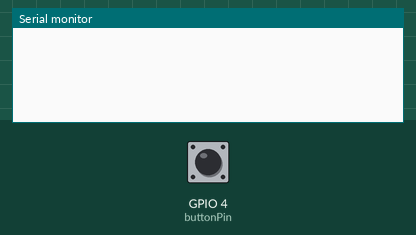
Simulated run of this sketch. Board: ESP32. Parts: the last lines printed to the serial monitor. Inputs (shaded band) come from the test bench; at power-on: GPIO 4 (buttonPin) HIGH. WiFi joins after 1.5 s; servers stay silent unless stated; I2S audio is not simulated (input reads silence); uploads are accepted with an empty reply; storage starts empty.

Above: at 1.2 s.
1.3 s: GPIO 4 (buttonPin) pulled LOW for 0.15 s
At 2.6 s:
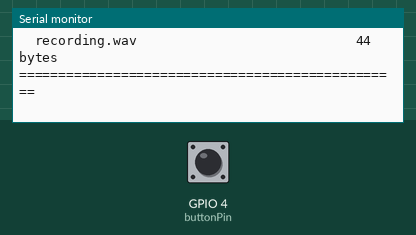
2.9 s: GPIO 4 (buttonPin) pulled LOW for 1 s
At 5.27 s:
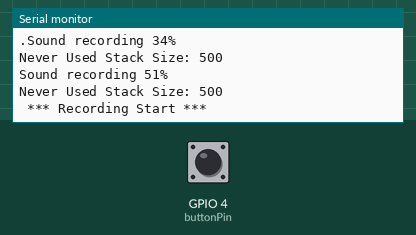
5.4 s: GPIO 4 (buttonPin) pulled LOW for 0.15 s
At 7.63 s:
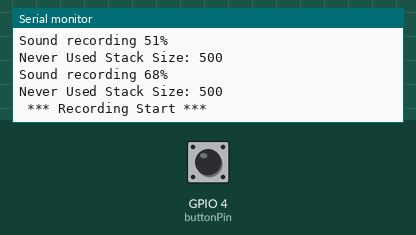
Timing chart, 0 to 9.1 s (numbered marks = the images above; inputs shaded):
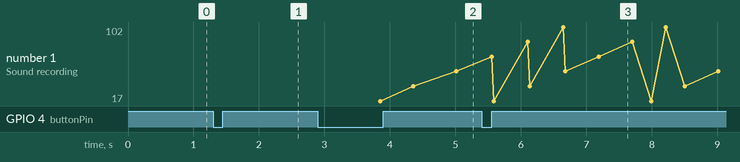

Measured:
- after the input at 1.3 s, the serial monitor: prints a new line at once (image 1)
- after the input at 2.9 s, the serial monitor: prints a new line after 2.1 s (image 2)
- after the input at 5.4 s, the serial monitor: prints a new line after 1.3 s (image 3)

The sketch:

SpeechToTextServerNoPassword.ino
```cpp
#include <driver/i2s.h>
#include <SPIFFS.h>
#include <WiFi.h>
#include <HTTPClient.h>
#include <HardwareSerial.h>

#define I2S_WS 15
#define I2S_SD 13
#define I2S_SCK 2
#define I2S_PORT I2S_NUM_0
#define I2S_SAMPLE_RATE   (16000)
#define I2S_SAMPLE_BITS   (16)
#define I2S_READ_LEN      (16 * 1024)
#define RECORD_TIME       (3) //Seconds
#define I2S_CHANNEL_NUM   (1)
#define FLASH_RECORD_SIZE (I2S_CHANNEL_NUM * I2S_SAMPLE_RATE * I2S_SAMPLE_BITS / 8 * RECORD_TIME)
const int buttonPin = 4;  // Pin where the button is connected
HardwareSerial uart(2); // Use UART2 (pins 16 and 17 on most ESP32 boards)

File file;
const char filename[] = "/recording.wav";
const int headerSize = 44;
bool isWIFIConnected;
bool buttonPressed = false;

void setup() {
  // put your setup code here, to run once:
  Serial.begin(115200);
  pinMode(buttonPin, INPUT_PULLUP);  // Configure the button pin as input with internal pull-up resistor

}

void loop() {
  if (digitalRead(buttonPin) == LOW && !buttonPressed) {
    buttonPressed = true;
    startRecording();
  } else if (digitalRead(buttonPin) == HIGH) {
    buttonPressed = false;
  }
}

void startRecording(){
  SPIFFSInit();
  i2sInit();
  xTaskCreate(i2s_adc, "i2s_adc", 1024 * 2, NULL, 1, NULL);
  delay(500);
  xTaskCreate(wifiConnect, "wifi_Connect", 4096, NULL, 0, NULL);
}

void SPIFFSInit(){
  if(!SPIFFS.begin(true)){
    Serial.println("SPIFFS initialisation failed!");
    while(1) yield();
  }

  SPIFFS.remove(filename);
  file = SPIFFS.open(filename, FILE_WRITE);
  if(!file){
    Serial.println("File is not available!");
  }

  byte header[headerSize];
  wavHeader(header, FLASH_RECORD_SIZE);

  file.write(header, headerSize);
  listSPIFFS();
}

void i2sInit(){
  i2s_config_t i2s_config = {
    .mode = (i2s_mode_t)(I2S_MODE_MASTER | I2S_MODE_RX),
    .sample_rate = I2S_SAMPLE_RATE,
    .bits_per_sample = i2s_bits_per_sample_t(I2S_SAMPLE_BITS),
    .channel_format = I2S_CHANNEL_FMT_ONLY_LEFT,
    .communication_format = i2s_comm_format_t(I2S_COMM_FORMAT_I2S | I2S_COMM_FORMAT_I2S_MSB),
    .intr_alloc_flags = 0,
    .dma_buf_count = 64,
    .dma_buf_len = 1024,
    .use_apll = 1
  };

  i2s_driver_install(I2S_PORT, &i2s_config, 0, NULL);

  const i2s_pin_config_t pin_config = {
    .bck_io_num = I2S_SCK,
    .ws_io_num = I2S_WS,
    .data_out_num = -1,
    .data_in_num = I2S_SD
  };

  i2s_set_pin(I2S_PORT, &pin_config);
}


void i2s_adc_data_scale(uint8_t * d_buff, uint8_t* s_buff, uint32_t len)
{
    uint32_t j = 0;
    uint32_t dac_value = 0;
    for (int i = 0; i < len; i += 2) {
        dac_value = ((((uint16_t) (s_buff[i + 1] & 0xf) << 8) | ((s_buff[i + 0]))));
        d_buff[j++] = 0;
        d_buff[j++] = dac_value * 256 / 2048;
    }
}

void i2s_adc(void *arg)
{

    int i2s_read_len = I2S_READ_LEN;
    int flash_wr_size = 0;
    size_t bytes_read;

    char* i2s_read_buff = (char*) calloc(i2s_read_len, sizeof(char));
    uint8_t* flash_write_buff = (uint8_t*) calloc(i2s_read_len, sizeof(char));

    i2s_read(I2S_PORT, (void*) i2s_read_buff, i2s_read_len, &bytes_read, portMAX_DELAY);
    i2s_read(I2S_PORT, (void*) i2s_read_buff, i2s_read_len, &bytes_read, portMAX_DELAY);

    Serial.println(" *** Recording Start *** ");
    while (flash_wr_size < FLASH_RECORD_SIZE) {
        //read data from I2S bus, in this case, from ADC.
        i2s_read(I2S_PORT, (void*) i2s_read_buff, i2s_read_len, &bytes_read, portMAX_DELAY);
        //example_disp_buf((uint8_t*) i2s_read_buff, 64);
        //save original data from I2S(ADC) into flash.
        i2s_adc_data_scale(flash_write_buff, (uint8_t*)i2s_read_buff, i2s_read_len);
        file.write((const byte*) flash_write_buff, i2s_read_len);
        flash_wr_size += i2s_read_len;
        ets_printf("Sound recording %u%%\n", flash_wr_size * 100 / FLASH_RECORD_SIZE);
        ets_printf("Never Used Stack Size: %u\n", uxTaskGetStackHighWaterMark(NULL));
    }
    file.close();

    free(i2s_read_buff);
    i2s_read_buff = NULL;
    free(flash_write_buff);
    flash_write_buff = NULL;

    listSPIFFS();

    if(isWIFIConnected){
      uploadFile();
    }

    vTaskDelete(NULL);
}

void example_disp_buf(uint8_t* buf, int length)
{
    printf("======\n");
    for (int i = 0; i < length; i++) {
        printf("%02x ", buf[i]);
        if ((i + 1) % 8 == 0) {
            printf("\n");
        }
    }
    printf("======\n");
}

void wavHeader(byte* header, int wavSize){
  header[0] = 'R';
  header[1] = 'I';
  header[2] = 'F';
  header[3] = 'F';
  unsigned int fileSize = wavSize + headerSize - 8;
  header[4] = (byte)(fileSize & 0xFF);
  header[5] = (byte)((fileSize >> 8) & 0xFF);
  header[6] = (byte)((fileSize >> 16) & 0xFF);
  header[7] = (byte)((fileSize >> 24) & 0xFF);
  header[8] = 'W';
  header[9] = 'A';
  header[10] = 'V';
  header[11] = 'E';
  header[12] = 'f';
  header[13] = 'm';
  header[14] = 't';
  header[15] = ' ';
  header[16] = 0x10;
  header[17] = 0x00;
  header[18] = 0x00;
  header[19] = 0x00;
  header[20] = 0x01;
  header[21] = 0x00;
  header[22] = 0x01;
  header[23] = 0x00;
  header[24] = 0x80;
  header[25] = 0x3E;
  header[26] = 0x00;
  header[27] = 0x00;
  header[28] = 0x00;
  header[29] = 0x7D;
  header[30] = 0x01;
  header[31] = 0x00;
  header[32] = 0x02;
  header[33] = 0x00;
  header[34] = 0x10;
  header[35] = 0x00;
  header[36] = 'd';
  header[37] = 'a';
  header[38] = 't';
  header[39] = 'a';
  header[40] = (byte)(wavSize & 0xFF);
  header[41] = (byte)((wavSize >> 8) & 0xFF);
  header[42] = (byte)((wavSize >> 16) & 0xFF);
  header[43] = (byte)((wavSize >> 24) & 0xFF);

}


void listSPIFFS(void) {
  Serial.println(F("\r\nListing SPIFFS files:"));
  static const char line[] PROGMEM =  "=================================================";

  Serial.println(FPSTR(line));
  Serial.println(F("  File name                              Size"));
  Serial.println(FPSTR(line));

  fs::File root = SPIFFS.open("/");
  if (!root) {
    Serial.println(F("Failed to open directory"));
    return;
  }
  if (!root.isDirectory()) {
    Serial.println(F("Not a directory"));
    return;
  }

  fs::File file = root.openNextFile();
  while (file) {

    if (file.isDirectory()) {
      Serial.print("DIR : ");
      String fileName = file.name();
      Serial.print(fileName);
    } else {
      String fileName = file.name();
      Serial.print("  " + fileName);
      // File path can be 31 characters maximum in SPIFFS
      int spaces = 33 - fileName.length(); // Tabulate nicely
      if (spaces < 1) spaces = 1;
      while (spaces--) Serial.print(" ");
      String fileSize = (String) file.size();
      spaces = 10 - fileSize.length(); // Tabulate nicely
      if (spaces < 1) spaces = 1;
      while (spaces--) Serial.print(" ");
      Serial.println(fileSize + " bytes");
    }

    file = root.openNextFile();
  }

  Serial.println(FPSTR(line));
  Serial.println();
  delay(1000);
}

void wifiConnect(void *pvParameters){
  isWIFIConnected = false;
  char* ssid = "";
  char* password = "";
  WiFi.begin(ssid, password);
  while(WiFi.status() != WL_CONNECTED){
    vTaskDelay(500);
    Serial.print(".");
  }
  isWIFIConnected = true;
  while(true){
    vTaskDelay(1000);
  }
}

void uploadFile(){
  file = SPIFFS.open(filename, FILE_READ);
  if(!file){
    Serial.println("FILE IS NOT AVAILABLE!");
    return;
  }

  Serial.println("===> Upload FILE to Node.js Server");

  HTTPClient client;
  client.begin("http://192.168.2.33:8888/uploadAudio");
  client.addHeader("Content-Type", "audio/wav");
  int httpResponseCode = client.sendRequest("POST", &file, file.size());
  Serial.print("httpResponseCode : ");
  Serial.println(httpResponseCode);

  if(httpResponseCode == 200){
    String response = client.getString();
    Serial.println("==================== Transcription ====================");
    Serial.println(response);
    uart.begin(115200, SERIAL_8N1); // Configure UART with 115200 baud rate, 8 data bits, no parity, 1 stop bit
    uart.print(response); // Send the response string via UART
    Serial.println("====================      End      ====================");
  }else{
    Serial.println("Error");
  }
  file.close();
  client.end();
}
```
